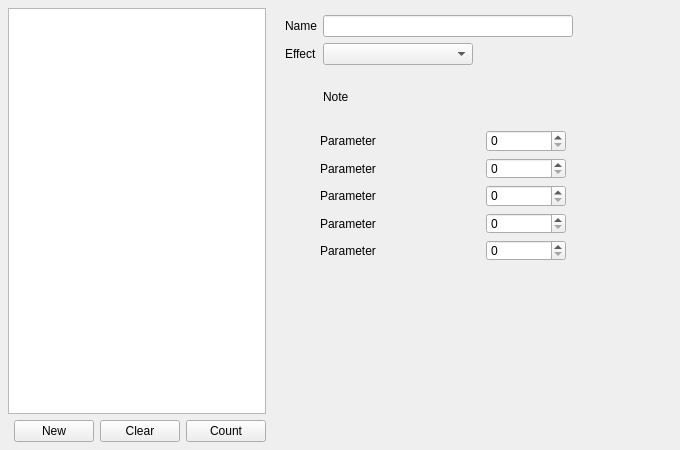
<?xml version="1.0" encoding="UTF-8"?>
<ui version="4.0">
 <class>CharaEffectWidget</class>
 <widget class="QWidget" name="CharaEffectWidget">
  <property name="geometry">
   <rect>
    <x>0</x>
    <y>0</y>
    <width>680</width>
    <height>450</height>
   </rect>
  </property>
  <property name="windowTitle">
   <string>Character Effect</string>
  </property>
  <layout class="QHBoxLayout" name="horizontalLayout_3" stretch="0,0">
   <property name="sizeConstraint">
    <enum>QLayout::SizeConstraint::SetMinimumSize</enum>
   </property>
   <property name="leftMargin">
    <number>0</number>
   </property>
   <property name="topMargin">
    <number>0</number>
   </property>
   <property name="rightMargin">
    <number>0</number>
   </property>
   <property name="bottomMargin">
    <number>0</number>
   </property>
   <item>
    <layout class="QVBoxLayout" name="charaFxVList" stretch="0,0">
     <property name="sizeConstraint">
      <enum>QLayout::SizeConstraint::SetMinimumSize</enum>
     </property>
     <property name="leftMargin">
      <number>8</number>
     </property>
     <property name="topMargin">
      <number>8</number>
     </property>
     <property name="rightMargin">
      <number>8</number>
     </property>
     <property name="bottomMargin">
      <number>8</number>
     </property>
     <item>
      <widget class="QListWidget" name="charaFxList">
       <property name="sizePolicy">
        <sizepolicy hsizetype="MinimumExpanding" vsizetype="Expanding">
         <horstretch>0</horstretch>
         <verstretch>0</verstretch>
        </sizepolicy>
       </property>
      </widget>
     </item>
     <item>
      <layout class="QHBoxLayout" name="charaFxLButtons">
       <item>
        <spacer name="horizontalSpacer">
         <property name="orientation">
          <enum>Qt::Orientation::Horizontal</enum>
         </property>
         <property name="sizeHint" stdset="0">
          <size>
           <width>40</width>
           <height>20</height>
          </size>
         </property>
        </spacer>
       </item>
       <item>
        <widget class="QPushButton" name="charaFxLNewButton">
         <property name="maximumSize">
          <size>
           <width>80</width>
           <height>24</height>
          </size>
         </property>
         <property name="text">
          <string>New</string>
         </property>
        </widget>
       </item>
       <item>
        <widget class="QPushButton" name="charaFxLClearButton">
         <property name="maximumSize">
          <size>
           <width>80</width>
           <height>24</height>
          </size>
         </property>
         <property name="text">
          <string>Clear</string>
         </property>
        </widget>
       </item>
       <item>
        <widget class="QPushButton" name="charaFxLCountButton">
         <property name="maximumSize">
          <size>
           <width>80</width>
           <height>24</height>
          </size>
         </property>
         <property name="text">
          <string>Count</string>
         </property>
        </widget>
       </item>
      </layout>
     </item>
    </layout>
   </item>
   <item>
    <widget class="QWidget" name="widget" native="true">
     <property name="sizePolicy">
      <sizepolicy hsizetype="Expanding" vsizetype="Expanding">
       <horstretch>0</horstretch>
       <verstretch>0</verstretch>
      </sizepolicy>
     </property>
     <property name="minimumSize">
      <size>
       <width>400</width>
       <height>450</height>
      </size>
     </property>
     <property name="baseSize">
      <size>
       <width>800</width>
       <height>400</height>
      </size>
     </property>
     <widget class="QWidget" name="gridLayoutWidget">
      <property name="geometry">
       <rect>
        <x>5</x>
        <y>15</y>
        <width>371</width>
        <height>108</height>
       </rect>
      </property>
      <layout class="QGridLayout" name="gridLayout">
       <item row="0" column="1">
        <layout class="QHBoxLayout" name="horizontalLayout_4">
         <item>
          <widget class="QLineEdit" name="nameLineEdit">
           <property name="minimumSize">
            <size>
             <width>250</width>
             <height>0</height>
            </size>
           </property>
          </widget>
         </item>
         <item>
          <spacer name="horizontalSpacer_3">
           <property name="orientation">
            <enum>Qt::Orientation::Horizontal</enum>
           </property>
           <property name="sizeHint" stdset="0">
            <size>
             <width>40</width>
             <height>20</height>
            </size>
           </property>
          </spacer>
         </item>
        </layout>
       </item>
       <item row="1" column="0">
        <widget class="QLabel" name="label_3">
         <property name="text">
          <string>Effect</string>
         </property>
        </widget>
       </item>
       <item row="1" column="1">
        <layout class="QHBoxLayout" name="horizontalLayout_6">
         <item>
          <widget class="QComboBox" name="effectComboBox">
           <property name="minimumSize">
            <size>
             <width>150</width>
             <height>0</height>
            </size>
           </property>
           <property name="baseSize">
            <size>
             <width>150</width>
             <height>0</height>
            </size>
           </property>
          </widget>
         </item>
         <item>
          <spacer name="horizontalSpacer_2">
           <property name="orientation">
            <enum>Qt::Orientation::Horizontal</enum>
           </property>
           <property name="sizeHint" stdset="0">
            <size>
             <width>40</width>
             <height>20</height>
            </size>
           </property>
          </spacer>
         </item>
        </layout>
       </item>
       <item row="0" column="0">
        <widget class="QLabel" name="label_2">
         <property name="text">
          <string>Name</string>
         </property>
        </widget>
       </item>
       <item row="2" column="1">
        <widget class="QLabel" name="labelNote">
         <property name="text">
          <string>Note</string>
         </property>
        </widget>
       </item>
      </layout>
     </widget>
     <widget class="QWidget" name="gridLayoutWidget_2">
      <property name="geometry">
       <rect>
        <x>40</x>
        <y>130</y>
        <width>246</width>
        <height>131</height>
       </rect>
      </property>
      <layout class="QGridLayout" name="gridLayout_2">
       <item row="2" column="0">
        <widget class="QLabel" name="param3Label">
         <property name="text">
          <string>Parameter</string>
         </property>
        </widget>
       </item>
       <item row="0" column="1">
        <widget class="QSpinBox" name="param1SpinBox">
         <property name="minimumSize">
          <size>
           <width>60</width>
           <height>0</height>
          </size>
         </property>
         <property name="maximumSize">
          <size>
           <width>80</width>
           <height>16777215</height>
          </size>
         </property>
        </widget>
       </item>
       <item row="0" column="0">
        <widget class="QLabel" name="param1Label">
         <property name="text">
          <string>Parameter</string>
         </property>
        </widget>
       </item>
       <item row="1" column="1">
        <widget class="QSpinBox" name="param2SpinBox">
         <property name="minimumSize">
          <size>
           <width>60</width>
           <height>0</height>
          </size>
         </property>
         <property name="maximumSize">
          <size>
           <width>80</width>
           <height>16777215</height>
          </size>
         </property>
        </widget>
       </item>
       <item row="1" column="0">
        <widget class="QLabel" name="param2Label">
         <property name="text">
          <string>Parameter</string>
         </property>
        </widget>
       </item>
       <item row="3" column="0">
        <widget class="QLabel" name="param4Label">
         <property name="text">
          <string>Parameter</string>
         </property>
        </widget>
       </item>
       <item row="4" column="0">
        <widget class="QLabel" name="param5Label">
         <property name="text">
          <string>Parameter</string>
         </property>
        </widget>
       </item>
       <item row="2" column="1">
        <widget class="QSpinBox" name="param3SpinBox">
         <property name="minimumSize">
          <size>
           <width>60</width>
           <height>0</height>
          </size>
         </property>
         <property name="maximumSize">
          <size>
           <width>80</width>
           <height>16777215</height>
          </size>
         </property>
        </widget>
       </item>
       <item row="3" column="1">
        <widget class="QSpinBox" name="param4SpinBox">
         <property name="minimumSize">
          <size>
           <width>60</width>
           <height>0</height>
          </size>
         </property>
         <property name="maximumSize">
          <size>
           <width>80</width>
           <height>16777215</height>
          </size>
         </property>
        </widget>
       </item>
       <item row="4" column="1">
        <widget class="QSpinBox" name="param5SpinBox">
         <property name="minimumSize">
          <size>
           <width>60</width>
           <height>0</height>
          </size>
         </property>
         <property name="maximumSize">
          <size>
           <width>80</width>
           <height>16777215</height>
          </size>
         </property>
        </widget>
       </item>
      </layout>
     </widget>
    </widget>
   </item>
  </layout>
 </widget>
 <resources/>
 <connections/>
</ui>
